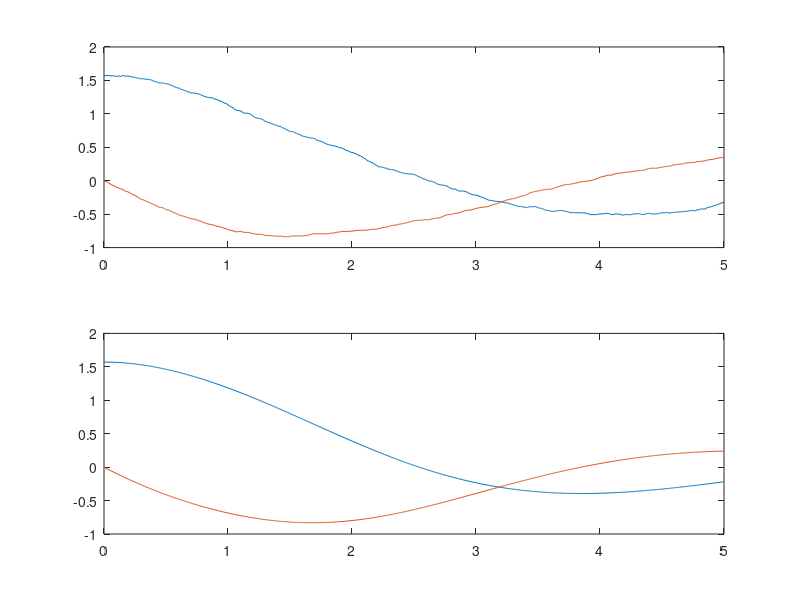

This figure's MATLAB source: (Note: this script raises an error after producing the figure.)
% Simulación de péndulo con fricción viscosa
clear;
clc;

%% Condiciones de operación para el péndulo
m=0.2; %kg
b=0.72; %kg/(m*s)
g=9.8; %m/s²
l=0.5; %m

h=0.008; %Tamaño de paso
tf=5; %Tiempo de simulación
n=tf/h; %Número de muestras

t=linspace(0, tf, n+1); %Vector de tiempo
x1=zeros(1, n+1); %Primer estado (con ruido)
x2=zeros(1, n+1); %Segundo estado (con ruido)
X1=zeros(1, n+1); %Primer estado (sin ruido)
X2=zeros(1, n+1); %Segundo estado (sin ruido)
u=zeros(1, n+1); %Entrada al sistema

x1(1)=pi/2; %Condiciones iniciales
x2(1)=0; %"
X1(1)=pi/2; %"
X2(1)=0; %"

%% Método de Euler
for k=1:n
    if rand>0.5
        s=1;
    else
        s=-1;
    end
    x1(k+1)=x1(k)+h*x2(k)+0.0075*s*rand;
    x2(k+1)=x2(k)+h*((1/(m*l^2))*u(k)-m*g*l*sin(x1(k))-b*x2(k))+0.005*s*rand;
    X1(k+1)=X1(k)+h*X2(k);
    X2(k+1)=X2(k)+h*((1/(m*l^2))*u(k)-m*g*l*sin(X1(k))-b*X2(k));
end

%Derivar el segundo estado
x2p=diff(x2);
x2p=[0, x2p];
X2p=diff(X2);
X2p=[0, X2p];

hold on
subplot(2, 1, 1)
plot(t, x1, t, x2)
subplot(2, 1, 2)
plot(t, X1, t, X2)

%% Construir la función objetivo
syms 'B'

f=0;
for i=1:1:length(x1)
 f=f+(x2(i)+((1/(m*l^2))*u(i)-m*g*l*sin(x1(i))-B*x2(i))-(X2(i)+((1/(m*l^2))*u(i)-m*g*l*sin(X1(i))-b*X2(i))))^2;
end

%% Obtener gradiente y Hessiano
g=diff(f, B);
h=diff(g, B);

%% Resolver problema de optimización usando la Función fminunc
fh=matlabFunction(f); %Convertir función simbólica en función anónima
bb=fminunc(fh, 0); %%Miniizador
bbb=fh(bb); %Mínimo

%% Parámetros del problema
x0=0;
a=0.0001;    %α
k=0;
x=x0;
e=1e-5; %ε esperado
er=100;  %ε actual
 
%% Método de pasos descendentes
while er>=e
    r=eval(subs(g, [B], x));
    x=x-a*r;
    er=norm(r);
    k=k+1;
end

%% Variables auxiliares para el método de Newton
hi=inv(h);
dx=hi*g;
dx=-dx;

%% Parámetros del problema
X0=0;
K=0;
X=X0;
e=1e-5; %ε esperado
er=100;  %ε actual

%% Método de Newton
while er>=e
    r=eval(subs(dx, [B], X));
    er=norm(eval(subs(g, [B], X)));
    m=eval(subs(h, [B], X));
    X=X+r;
    K=K+1;
end

fprintf('Minimizando con Matlab: %f\n', bb)
fprintf('Minimizando con pasos descendentes: %f\n', x)
fprintf('Minimizando con método de Newton: %f\n', X)
fprintf('\n')
